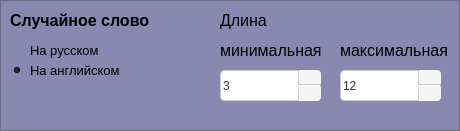
  <widget class="QFrame" name="frameName_2">
   <property name="geometry">
    <rect>
     <x>0</x>
     <y>900</y>
     <width>460</width>
     <height>131</height>
    </rect>
   </property>
   <property name="styleSheet">
    <string notr="true">background-color: rgb(137, 136, 176);</string>
   </property>
   <property name="frameShape">
    <enum>QFrame::Shape::StyledPanel</enum>
   </property>
   <property name="frameShadow">
    <enum>QFrame::Shadow::Raised</enum>
   </property>
   <widget class="QLabel" name="label_30">
    <property name="geometry">
     <rect>
      <x>10</x>
      <y>10</y>
      <width>141</width>
      <height>21</height>
     </rect>
    </property>
    <property name="font">
     <font>
      <family>Yu Gothic UI</family>
      <pointsize>12</pointsize>
      <bold>true</bold>
     </font>
    </property>
    <property name="styleSheet">
     <string notr="true">background-color: transparent;
border: none;</string>
    </property>
    <property name="text">
     <string>Случайное слово</string>
    </property>
   </widget>
   <widget class="QSpinBox" name="spinBoxWordMin">
    <property name="geometry">
     <rect>
      <x>220</x>
      <y>70</y>
      <width>101</width>
      <height>31</height>
     </rect>
    </property>
    <property name="styleSheet">
     <string notr="true">/* Общий стиль для SpinBox */QSpinBox {
    padding-right: 24px; /* Освобождаем место справа, чтобы текст и поле НЕ наслаивались на стрелочки */
    border: 1px solid #cccccc;
    border-radius: 4px;
    background-color: #ffffff;
    selection-background-color: rgb(111, 111, 166);
    color: #333333;
}

/* Кнопка &quot;Вверх&quot; (располагаем в верхнем правом углу) */
QSpinBox::up-button {
    subcontrol-origin: border;
    subcontrol-position: top right; 
    width: 22px;
    height: 14px; /* Половина высоты с небольшим запасом */
    border-left: 1px solid #cccccc;
    border-bottom: 1px solid #cccccc;
    background: #f5f5f5;
    border-top-right-radius: 4px;
}

/* Кнопка &quot;Вниз&quot; (располагаем в нижнем правом углу) */
QSpinBox::down-button {
    subcontrol-origin: border;
    subcontrol-position: bottom right;
    width: 22px;
    height: 14px;
    border-left: 1px solid #cccccc;
    background: #f5f5f5;
    border-bottom-right-radius: 4px;
}

/* Стили при наведении на кнопки */
QSpinBox::up-button:hover, QSpinBox::down-button:hover {
    background: #e0e0e0;
}

/* Стили при клике */
QSpinBox::up-button:pressed, QSpinBox::down-button:pressed {
    background: #cdcdcd;
}

/* Отрисовка самих стрелочек внутри кнопок (рисуем встроенными стрелками Qt) */
QSpinBox::up-arrow {
    image: url(none); /* Если у тебя есть свои иконки, укажи путь тут */
    width: 7px;
    height: 7px;
}

QSpinBox::up-arrow {
    image: url(none); /* Отключаем поиск картинки */
    content: &quot;▲&quot;;     /* Вставляем текстовый треугольник вверх */
    font-size: 9px;   /* Подбираем размер стрелочки */
    color: rgb(31, 31, 31);   /* Цвет стрелочки */
}

QSpinBox::down-arrow {
    image: url(none); /* Отключаем поиск картинки */
    content: &quot;▼&quot;;     /* Вставляем текстовый треугольник вниз */
    font-size: 9px;   /* Подбираем размер стрелочки */
    color: rgb(31, 31, 31);   /* Цвет стрелочки */
}

/* Цвет стрелочек при наведении на весь SpinBox (опционально) */
QSpinBox::up-arrow:hover, QSpinBox::down-arrow:hover {
    color: #000000;
}


</string>
    </property>
    <property name="minimum">
     <number>3</number>
    </property>
    <property name="maximum">
     <number>12</number>
    </property>
   </widget>
   <widget class="QLabel" name="label_31">
    <property name="geometry">
     <rect>
      <x>220</x>
      <y>10</y>
      <width>81</width>
      <height>21</height>
     </rect>
    </property>
    <property name="font">
     <font>
      <family>Yu Gothic UI</family>
      <pointsize>12</pointsize>
      <bold>false</bold>
     </font>
    </property>
    <property name="styleSheet">
     <string notr="true">background-color: transparent;
border: none;</string>
    </property>
    <property name="text">
     <string>Длина</string>
    </property>
   </widget>
   <widget class="QSpinBox" name="spinBoxWordMax">
    <property name="geometry">
     <rect>
      <x>340</x>
      <y>70</y>
      <width>101</width>
      <height>31</height>
     </rect>
    </property>
    <property name="styleSheet">
     <string notr="true">/* Общий стиль для SpinBox */QSpinBox {
    padding-right: 24px; /* Освобождаем место справа, чтобы текст и поле НЕ наслаивались на стрелочки */
    border: 1px solid #cccccc;
    border-radius: 4px;
    background-color: #ffffff;
    selection-background-color: rgb(111, 111, 166);
    color: #333333;
}

/* Кнопка &quot;Вверх&quot; (располагаем в верхнем правом углу) */
QSpinBox::up-button {
    subcontrol-origin: border;
    subcontrol-position: top right; 
    width: 22px;
    height: 14px; /* Половина высоты с небольшим запасом */
    border-left: 1px solid #cccccc;
    border-bottom: 1px solid #cccccc;
    background: #f5f5f5;
    border-top-right-radius: 4px;
}

/* Кнопка &quot;Вниз&quot; (располагаем в нижнем правом углу) */
QSpinBox::down-button {
    subcontrol-origin: border;
    subcontrol-position: bottom right;
    width: 22px;
    height: 14px;
    border-left: 1px solid #cccccc;
    background: #f5f5f5;
    border-bottom-right-radius: 4px;
}

/* Стили при наведении на кнопки */
QSpinBox::up-button:hover, QSpinBox::down-button:hover {
    background: #e0e0e0;
}

/* Стили при клике */
QSpinBox::up-button:pressed, QSpinBox::down-button:pressed {
    background: #cdcdcd;
}

/* Отрисовка самих стрелочек внутри кнопок (рисуем встроенными стрелками Qt) */
QSpinBox::up-arrow {
    image: url(none); /* Если у тебя есть свои иконки, укажи путь тут */
    width: 7px;
    height: 7px;
}

QSpinBox::up-arrow {
    image: url(none); /* Отключаем поиск картинки */
    content: &quot;▲&quot;;     /* Вставляем текстовый треугольник вверх */
    font-size: 9px;   /* Подбираем размер стрелочки */
    color: rgb(31, 31, 31);   /* Цвет стрелочки */
}

QSpinBox::down-arrow {
    image: url(none); /* Отключаем поиск картинки */
    content: &quot;▼&quot;;     /* Вставляем текстовый треугольник вниз */
    font-size: 9px;   /* Подбираем размер стрелочки */
    color: rgb(31, 31, 31);   /* Цвет стрелочки */
}

/* Цвет стрелочек при наведении на весь SpinBox (опционально) */
QSpinBox::up-arrow:hover, QSpinBox::down-arrow:hover {
    color: #000000;
}


</string>
    </property>
    <property name="minimum">
     <number>3</number>
    </property>
    <property name="maximum">
     <number>12</number>
    </property>
    <property name="value">
     <number>12</number>
    </property>
   </widget>
   <widget class="QLabel" name="label_32">
    <property name="geometry">
     <rect>
      <x>220</x>
      <y>40</y>
      <width>111</width>
      <height>21</height>
     </rect>
    </property>
    <property name="font">
     <font>
      <family>Yu Gothic UI</family>
      <pointsize>12</pointsize>
      <bold>false</bold>
     </font>
    </property>
    <property name="styleSheet">
     <string notr="true">background-color: transparent;
border: none;</string>
    </property>
    <property name="text">
     <string>минимальная</string>
    </property>
   </widget>
   <widget class="QLabel" name="label_33">
    <property name="geometry">
     <rect>
      <x>340</x>
      <y>40</y>
      <width>111</width>
      <height>21</height>
     </rect>
    </property>
    <property name="font">
     <font>
      <family>Yu Gothic UI</family>
      <pointsize>12</pointsize>
      <bold>false</bold>
     </font>
    </property>
    <property name="styleSheet">
     <string notr="true">background-color: transparent;
border: none;</string>
    </property>
    <property name="text">
     <string>максимальная</string>
    </property>
   </widget>
   <widget class="QRadioButton" name="radioButtonWordOnRus">
    <property name="geometry">
     <rect>
      <x>10</x>
      <y>40</y>
      <width>121</width>
      <height>21</height>
     </rect>
    </property>
    <property name="font">
     <font>
      <family>Yu Gothic UI</family>
      <pointsize>10</pointsize>
     </font>
    </property>
    <property name="styleSheet">
     <string>background-color: transparent;
border: none;</string>
    </property>
    <property name="text">
     <string>На русском</string>
    </property>
   </widget>
   <widget class="QRadioButton" name="radioButtonWordOnEnglish">
    <property name="geometry">
     <rect>
      <x>10</x>
      <y>60</y>
      <width>121</width>
      <height>21</height>
     </rect>
    </property>
    <property name="font">
     <font>
      <family>Yu Gothic UI</family>
      <pointsize>10</pointsize>
     </font>
    </property>
    <property name="styleSheet">
     <string>background-color: transparent;
border: none;</string>
    </property>
    <property name="text">
     <string>На английском</string>
    </property>
    <property name="checked">
     <bool>true</bool>
    </property>
   </widget>
  </widget>
